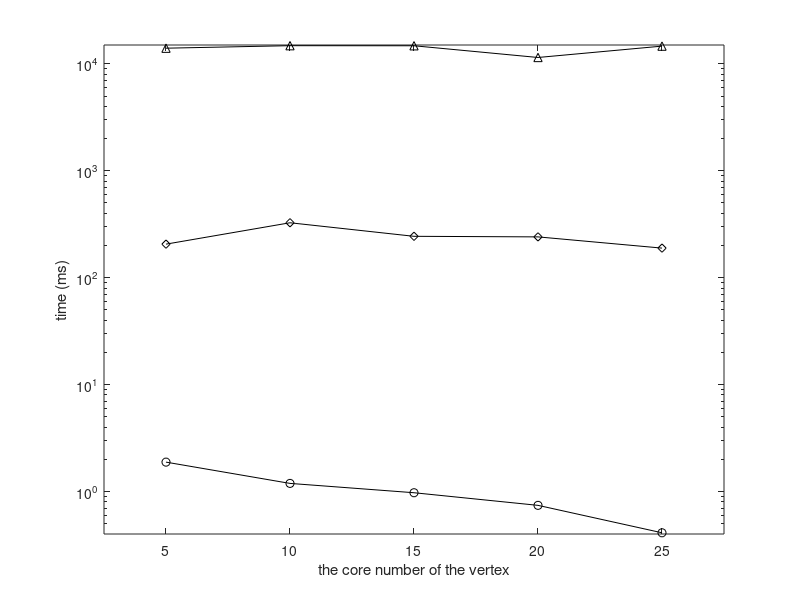

Recreate this plot in MATLAB. (Note: this script raises an error after producing the figure.)
set(gcf,'color',[1, 1, 1]);
set(gcf,'unit','centimeters','position',[10 5 9 7]);

x=[1, 2, 3, 4, 5];
y1 = [1.4005285292E4	1.4783593774E4	1.4756739734E4	1.1464716054E4	1.4642411502E4];
y2 = [1.88077066	1.18947918	0.97299902	0.7413678181818183	0.4106826060606061];
y3 = [205.76418324	326.12487565	243.5644892	240.57571266	188.91780958];

p1= semilogy(x, y1, '-k^');
hold on;
p2 = semilogy(x, y2, '-ko');
hold on;
p3 = semilogy(x, y3, '-kd');

xlabel('the core number of the vertex');
ylabel('time (ms)');

axis([0.5 5.5 0.4 1.5E4]);

set(gca, 'xtick', 1:5, 'XTickLabel', {'5','10','15','20','25'});
leg=legend('rebuild','insert','delete', 2);
set(leg,'edgecolor','white');
set(gca,'ytick',[10^0,10^1,10^2,10^3,10^4])
set(gca, 'FontSize', 12);
set(get(gca, 'XLabel'), 'FontSize',12);
set(get(gca, 'YLabel'), 'FontSize',12);
set(findall(gcf,'type','line'),'linewidth',1.5);
set(gca, 'LineWidth', 1.5);
